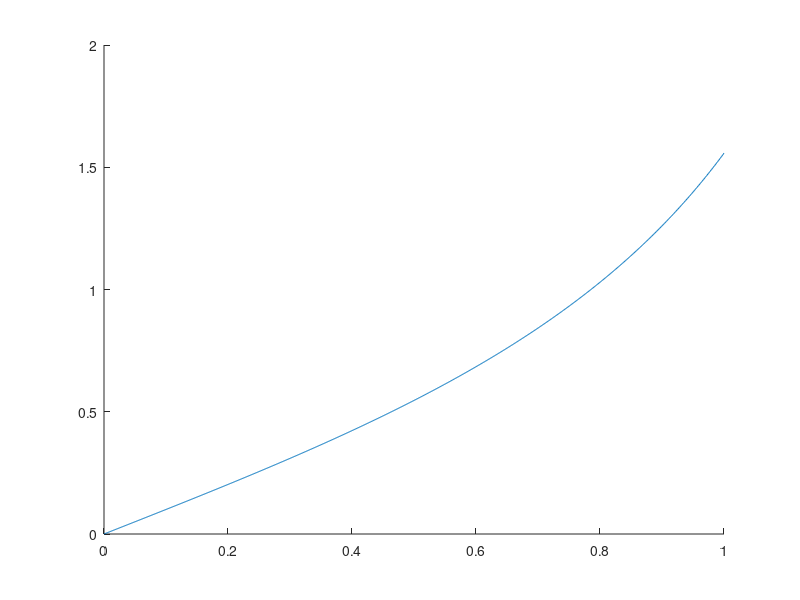

MATLAB code to generate this figure: (Note: this script raises an error after producing the figure.)
clear;
clc;

% Differential equation
dydt = @(y) 1 + y^2;

exact_solution_y0_0 = @(t) tan(t);
exact_solution_y0_1 = @(t) tan(t + pi/4);

t0 = 0; t_end = 1;
step_sizes = [0.1, 0.05];
y0_values = [0, 1];

figure;
hold on;

for y0 = y0_values
    % Exact solution plot
    t_fine = t0:0.001:t_end;
    if y0 == 0
        y_exact = exact_solution_y0_0(t_fine);
    else
        y_exact = exact_solution_y0_1(t_fine);
    end
    plot(t_fine, y_exact, 'DisplayName', sprintf('Exact y(0)=%d', y0));

    % Loop over step sizes
    for h = step_sizes
        t_values = t0:h:t_end;
        y_approx = euler_method(dydt, y0, t0, t_end, h);
        plot(t_values, y_approx, 'o-', 'DisplayName', sprintf('Euler y(0)=%d, h=%.2f', y0, h));
    end
end

xlabel('t');
ylabel('y(t)');
title('Euler’s Method Approximation vs. Exact Solution');
legend('Location', 'best');
grid on;
hold off;


% Euler's method function
function y_values = euler_method(dydt, y0, t0, t_end, h)
    t_values = t0:h:t_end;
    y_values = zeros(size(t_values));
    y_values(1) = y0;
    for i = 1:(length(t_values) - 1)
        y_values(i + 1) = y_values(i) + h * dydt(y_values(i));
    end
end



